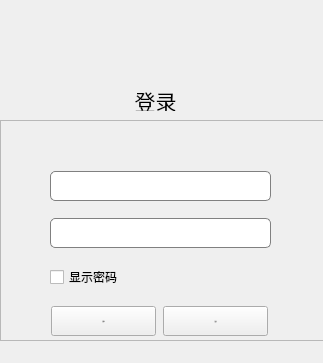
<?xml version="1.0" encoding="UTF-8"?>
<ui version="4.0">
 <class>AdminLogin</class>
 <widget class="QWidget" name="AdminLogin">
  <property name="geometry">
   <rect>
    <x>0</x>
    <y>0</y>
    <width>323</width>
    <height>363</height>
   </rect>
  </property>
  <property name="windowTitle">
   <string>管理员登录</string>
  </property>
  <widget class="QFrame" name="frame">
   <property name="geometry">
    <rect>
     <x>0</x>
     <y>120</y>
     <width>431</width>
     <height>221</height>
    </rect>
   </property>
   <property name="frameShape">
    <enum>QFrame::Shape::StyledPanel</enum>
   </property>
   <property name="frameShadow">
    <enum>QFrame::Shadow::Raised</enum>
   </property>
   <widget class="QWidget" name="layoutWidget">
    <property name="geometry">
     <rect>
      <x>50</x>
      <y>40</y>
      <width>221</width>
      <height>191</height>
     </rect>
    </property>
    <layout class="QVBoxLayout" name="verticalLayout">
     <item>
      <layout class="QHBoxLayout" name="horizontalLayout_2">
       <item>
        <widget class="QLineEdit" name="lineEditAccount">
         <property name="minimumSize">
          <size>
           <width>0</width>
           <height>30</height>
          </size>
         </property>
         <property name="styleSheet">
          <string notr="true">border: 1px solid gray; border-radius: 5px; padding: 2px;</string>
         </property>
        </widget>
       </item>
      </layout>
     </item>
     <item>
      <layout class="QHBoxLayout" name="horizontalLayout_3">
       <item>
        <widget class="QLineEdit" name="lineEditPassword">
         <property name="minimumSize">
          <size>
           <width>0</width>
           <height>30</height>
          </size>
         </property>
         <property name="styleSheet">
          <string notr="true">border: 1px solid gray; border-radius: 5px; padding: 2px;</string>
         </property>
         <property name="echoMode">
          <enum>QLineEdit::EchoMode::Password</enum>
         </property>
        </widget>
       </item>
      </layout>
     </item>
     <item>
      <widget class="QCheckBox" name="checkBox">
       <property name="font">
        <font>
         <family>幼圆</family>
        </font>
       </property>
       <property name="text">
        <string>显示密码</string>
       </property>
      </widget>
     </item>
     <item>
      <layout class="QHBoxLayout" name="horizontalLayout">
       <item>
        <widget class="QPushButton" name="PushBotton">
         <property name="minimumSize">
          <size>
           <width>105</width>
           <height>23</height>
          </size>
         </property>
         <property name="maximumSize">
          <size>
           <width>105</width>
           <height>30</height>
          </size>
         </property>
         <property name="font">
          <font>
           <family>幼圆</family>
           <pointsize>-1</pointsize>
          </font>
         </property>
         <property name="styleSheet">
          <string notr="true">QPushButton{border-radius:4px;background:#409eff;color:white;font-size:14px}
QPushButton:hover {
         background-color: #ADD8E6;&quot;        /* 悬停时背景颜色 */
        }</string>
         </property>
         <property name="text">
          <string>登录</string>
         </property>
        </widget>
       </item>
       <item>
        <widget class="QPushButton" name="Buttonregerist">
         <property name="minimumSize">
          <size>
           <width>105</width>
           <height>23</height>
          </size>
         </property>
         <property name="maximumSize">
          <size>
           <width>105</width>
           <height>30</height>
          </size>
         </property>
         <property name="font">
          <font>
           <family>幼圆</family>
           <pointsize>-1</pointsize>
          </font>
         </property>
         <property name="styleSheet">
          <string notr="true">QPushButton{border-radius:4px;background:#409eff;color:white;font-size:14px}
QPushButton:hover {
         background-color: #ADD8E6;&quot;        /* 悬停时背景颜色 */
        }</string>
         </property>
         <property name="text">
          <string>注册</string>
         </property>
        </widget>
       </item>
      </layout>
     </item>
    </layout>
   </widget>
  </widget>
  <widget class="QPushButton" name="AdReturnButton">
   <property name="geometry">
    <rect>
     <x>10</x>
     <y>10</y>
     <width>41</width>
     <height>31</height>
    </rect>
   </property>
   <property name="styleSheet">
    <string notr="true">QPushButton#AdReturnButton{
	image: url(:/Image/Imageres/back.png);
    background: transparent; /* 背景透明 */
    border: none; /* 移除边框 */
}</string>
   </property>
   <property name="text">
    <string/>
   </property>
  </widget>
  <widget class="QLabel" name="label">
   <property name="geometry">
    <rect>
     <x>-50</x>
     <y>0</y>
     <width>381</width>
     <height>151</height>
    </rect>
   </property>
   <property name="styleSheet">
    <string notr="true">background-image: url(:/Image/Imageres/BlueSkyAri.jpg);</string>
   </property>
   <property name="text">
    <string/>
   </property>
  </widget>
  <widget class="QLabel" name="label_2">
   <property name="geometry">
    <rect>
     <x>110</x>
     <y>90</y>
     <width>91</width>
     <height>21</height>
    </rect>
   </property>
   <property name="font">
    <font>
     <pointsize>16</pointsize>
    </font>
   </property>
   <property name="text">
    <string>登录</string>
   </property>
   <property name="alignment">
    <set>Qt::AlignmentFlag::AlignCenter</set>
   </property>
  </widget>
  <zorder>label</zorder>
  <zorder>frame</zorder>
  <zorder>AdReturnButton</zorder>
  <zorder>label_2</zorder>
 </widget>
 <resources/>
 <connections/>
</ui>
